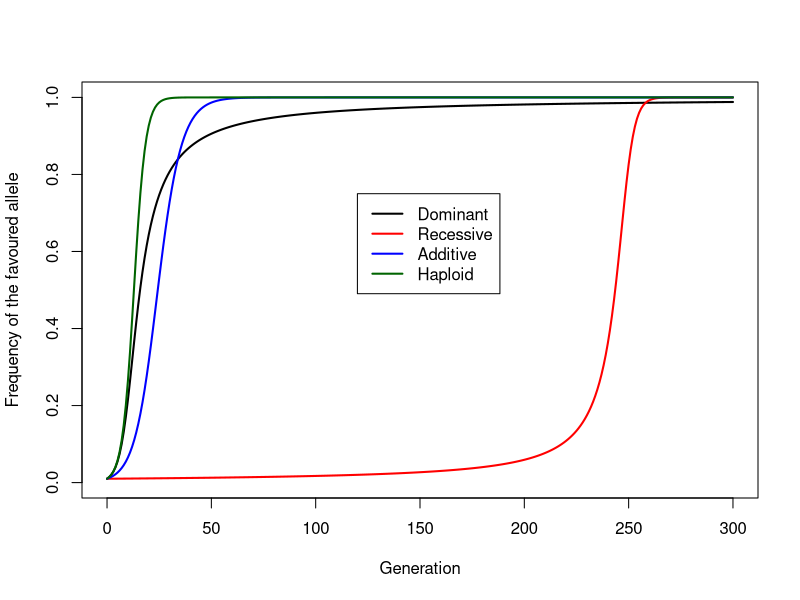
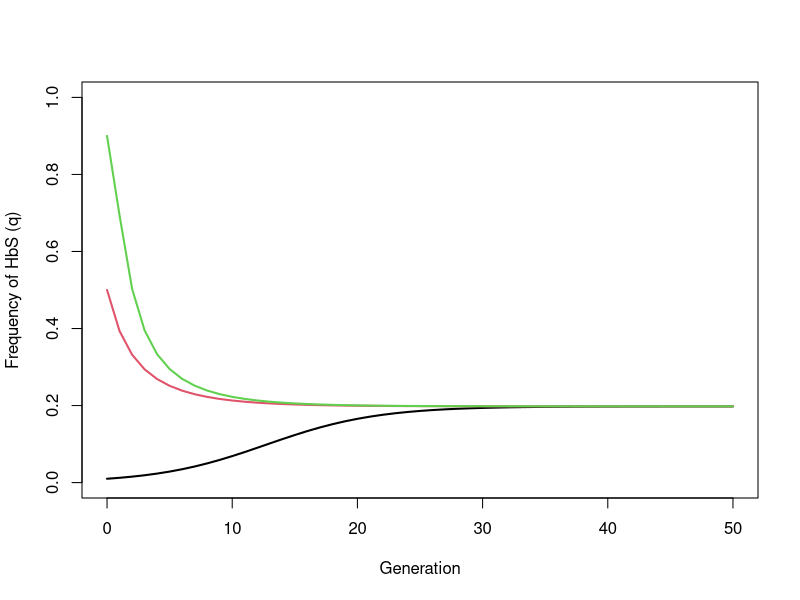

Source code (R) for these figures, in order:
## ---- chunk 1
observed <- c(AA = 400, AS = 249, SS = 5)
n <- sum(observed)

# Frequency of HbS among the adults (each AS has one S allele, each SS has two)
q <- (observed["AS"] + 2 * observed["SS"]) / (2 * n)
p <- 1 - q

# Expected numbers under Hardy-Weinberg
expected <- n * c(AA = p^2, AS = 2 * p * q, SS = q^2)

# Observed / expected is proportional to survival
survival <- observed / expected

# Relative fitness: divide by the largest value
W <- survival / max(survival)
round(rbind(observed, expected, survival, W), 3)
## ---- chunk 2
zygotic_selection <- function(q0, W11, W12, W22, n_gen) {
  q <- rep(NA, n_gen + 1)
  q[1] <- q0                      # q[1] is generation 0
  for (t in 2:(n_gen + 1)) {
    p_t <- 1 - q[t - 1]
    q_t <- q[t - 1]
    W_bar <- p_t^2 * W11 + 2 * p_t * q_t * W12 + q_t^2 * W22
    q[t] <- (p_t * q_t * W12 + q_t^2 * W22) / W_bar
  }
  return(q)
}

haploid_selection <- function(q0, W1, W2, n_gen) {
  q <- rep(NA, n_gen + 1)
  q[1] <- q0
  for (t in 2:(n_gen + 1)) {
    p_t <- 1 - q[t - 1]
    q[t] <- q[t - 1] * W2 / (p_t * W1 + q[t - 1] * W2)
  }
  return(q)
}
## ---- chunk 3
n_gen <- 300
s <- 0.3
dominant  <- zygotic_selection(q0 = 0.01, W11 = 1 - s, W12 = 1,         W22 = 1, n_gen = n_gen)
recessive <- zygotic_selection(q0 = 0.01, W11 = 1 - s, W12 = 1 - s,     W22 = 1, n_gen = n_gen)
additive  <- zygotic_selection(q0 = 0.01, W11 = 1 - s, W12 = 1 - s / 2, W22 = 1, n_gen = n_gen)
haploid   <- haploid_selection(q0 = 0.01, W1 = 1 - s, W2 = 1, n_gen = n_gen)

generation <- 0:n_gen
matplot(generation, cbind(dominant, recessive, additive, haploid),
        type = "l", lty = 1, lwd = 2, col = c("black", "red", "blue", "darkgreen"),
        xlab = "Generation", ylab = "Frequency of the favoured allele",
        ylim = c(0, 1))
legend(x = 120, y = 0.75, legend = c("Dominant", "Recessive", "Additive", "Haploid"),
       col = c("black", "red", "blue", "darkgreen"), lty = 1, lwd = 2)
## ---- chunk 4
first_generation <- function(q, threshold) which(q >= threshold)[1] - 1
first_generation(dominant, 0.5)
first_generation(dominant, 0.99)
## ---- chunk 5
n_gen <- 50
start_freqs <- c(0.01, 0.5, 0.9)
runs <- sapply(start_freqs, function(q0)
  zygotic_selection(q0, W11 = W["AA"], W12 = W["AS"], W22 = W["SS"], n_gen = n_gen))

matplot(0:n_gen, runs, type = "l", lty = 1, lwd = 2,
        xlab = "Generation", ylab = "Frequency of HbS (q)", ylim = c(0, 1))
## ---- chunk 6
set.seed(301)
## ---- chunk 7
selection_drift <- function(N, q0, W11, W12, W22, n_gen) {
  q <- rep(NA, n_gen + 1)
  q[1] <- q0
  for (t in 2:(n_gen + 1)) {
    p_t <- 1 - q[t - 1]
    q_t <- q[t - 1]
    W_bar <- p_t^2 * W11 + 2 * p_t * q_t * W12 + q_t^2 * W22
    q_expected <- (p_t * q_t * W12 + q_t^2 * W22) / W_bar
    q[t] <- rbinom(1, 2 * N, q_expected) / (2 * N)   # drift: sample 2N alleles
  }
  return(q)
}

# 500 populations of N = 50, each starting with one copy of a new favoured
# additive mutation (fitnesses 1, 1.05, 1.1)
N <- 50
final_q <- replicate(500, tail(selection_drift(N, q0 = 1 / (2 * N),
                                               W11 = 1, W12 = 1.05, W22 = 1.1,
                                               n_gen = 1000), 1))
mean(final_q == 1)   # proportion of populations where the new allele was fixed
